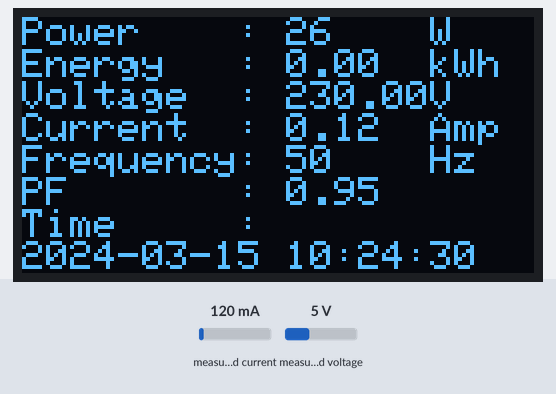
A program run on a simulated ESP32. Parts: 128×64 one-colour display. The test bench sets the inputs (shaded band); at power-on: measured current 120 mA, measured voltage 5 V. WiFi joins after 1.5 s; servers stay silent unless stated; the display library's start-up logo is not drawn; the local clock reads 2024-03-15 10:24:30 at power-on unless the program sets it; no radio packets arrive unless stated; what the program prints to the serial monitor is not drawn.

Above: at 4.8 s.
4.9 s: measured current set to 40 mA
At 6.1 s:
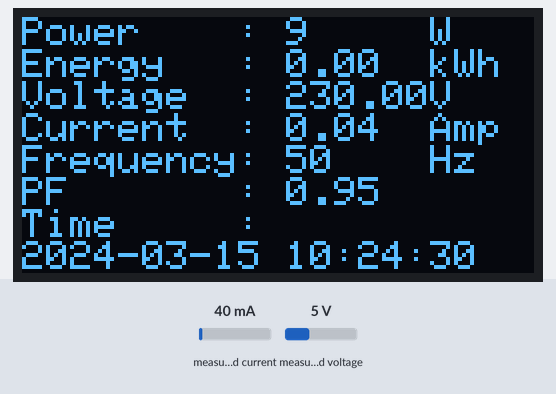
6.4 s: measured voltage set to 0.3 V
At 7.6 s:
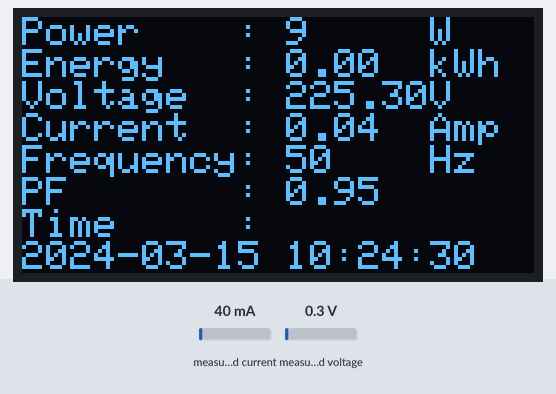
8.0 s: measured current set to 500 mA
At 8.5 s:
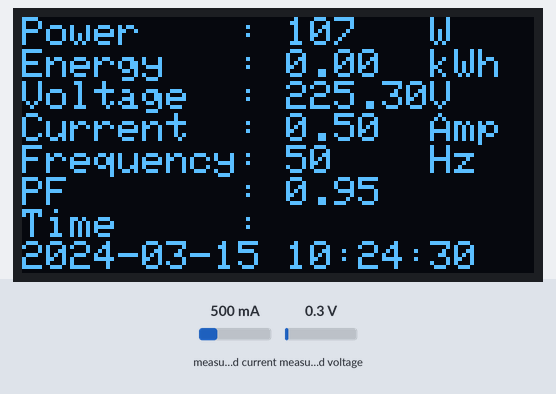
11.0 s: measured voltage set to 3.8 V
At 12.0 s:
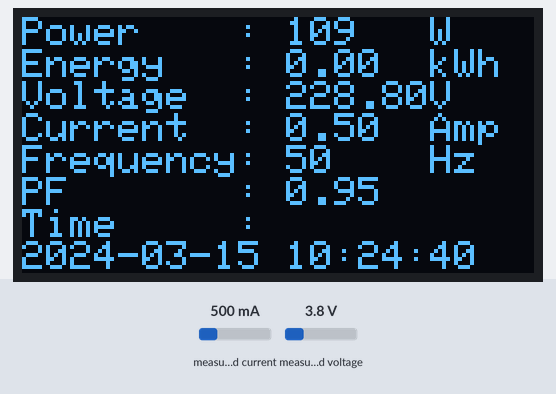
Timing chart, 0 to 13.6 s (numbered marks = the images above; inputs shaded):
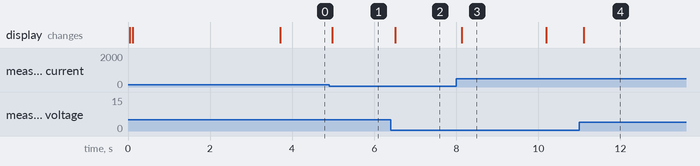

Measured:
- after the input at 4.9 s, the display: changes after 0.07 s (image 1)
- after the input at 6.4 s, the display: changes after 0.11 s (image 2)
- after the input at 8.0 s, the display: changes after 0.13 s (image 3)
- after the input at 11.0 s, the display: changes after 0.10 s (image 4)
- what the display in image 3 shows lasts 2.1 s, from 8.1 s to 10.2 s

The program:

main.cpp
```cpp
#include <Arduino.h>
#include <PZEM004Tv30.h>
#include <PubSubClient.h>
#include <WiFi.h>
#include <Wire.h>
#include <Adafruit_GFX.h>
#include <Adafruit_SH110X.h>
#include <SPI.h>
#include <LoRa.h>
#include "time.h"

// START DISPLAY PREQUISITE
#define SCREEN_WIDTH 128
#define SCREEN_HEIGHT 64

#define OLED_RESET    -1    // Reset tidak digunakan
#define SCREEN_ADDRESS 0x3C // Alamat I2C default  //   QT-PY / XIAO
Adafruit_SH1106G oled = Adafruit_SH1106G(SCREEN_WIDTH, SCREEN_HEIGHT, &Wire, OLED_RESET);


#if !defined(PZEM_RX_PIN) && !defined(PZEM_TX_PIN) && !defined(PZEM_SERIAL)
#define PZEM_SERIAL Serial2
#define PZEM_RX_PIN 16
#define PZEM_TX_PIN 17

#endif

#if defined(USE_SOFTWARE_SERIAL)
//SoftwareSerial pzemSWSerial(PZEM_RX_PIN, PZEM_TX_PIN);
//PZEM004Tv30 pzem(pzemSWSerial);

#elif defined(ESP32)
PZEM004Tv30 pzem(PZEM_SERIAL, PZEM_RX_PIN, PZEM_TX_PIN);
#else
PZEM004Tv30 pzem(PZEM_SERIAL);

#endif

#define ss 5
#define rst 14
#define dio0 2

unsigned long lastSend;
unsigned long lastOn;
int led = 2;
int counter =0;

float voltage, current, power, energy, frequency, pf, rssi;
double lora_freq = 433E6;
String chipID;
char chipIDStr[20];

const int MSG_BUFFER_SIZE = 600;
char data[MSG_BUFFER_SIZE];
const char* jsonData = "{\"devUI\":\"%s\",\"time_at_device\":\"%s\",\"frequency\":%.1f,\"data\":{"
                              "\"voltage\":%.2f,\"current\":%.2f,\"power\":%.2f,\"energy\":%.2f,"
                              "\"frequency\":%.2f,\"power_factor\":%.2f}}";

String ssid = "X282 2G";
const char* password = "itssurabaya";
const char* ntpServer = "pool.ntp.org"; // Server NTP
const long  gmtOffset_sec = 7 * 3600;   // GMT+7 untuk WIB
const int   daylightOffset_sec = 0;     // Tidak ada daylight saving di Indonesia
struct tm timeinfo;
char timeStr[20];
WiFiClient wifiClient;
PubSubClient client(wifiClient);

void LoRaSetUp();
void LoRaSend();
void ReadPzem();
void PzemMonitor();
void updateTime();
void setup_wifi();
void displayData(float power, float energy, float voltage, float current, float frequency, float pf, String time);

void setup() {
  // put your setup code here, to run once:
  Serial.begin(115200);
  LoRaSetUp();
  pinMode(led, OUTPUT);

  setup_wifi();
  /// Konfigurasi NTP
  configTime(gmtOffset_sec, daylightOffset_sec, ntpServer);
  Serial.println("Menunggu sinkronisasi waktu...");

  // Ambil waktu pertama kali
  updateTime();

  if (!oled.begin(SCREEN_ADDRESS, true)) { // Gunakan alamat I2C 0x3C dan reset internal
    Serial.println(F("SH1106 allocation failed"));
    for (;;);
  }

  oled.display();
  oled.clearDisplay();
  oled.setTextSize(2);
  oled.setTextColor(SH110X_WHITE);
  oled.setCursor(46, 16);
  oled.println("AMI");
  oled.setCursor(28, 32);
  oled.println("Module");
  oled.drawLine(0, 8, 127, 8, SH110X_WHITE);
  oled.drawLine(0, 55, 127, 55, SH110X_WHITE);
  oled.display();
  delay(3500);
}

void loop() {
  // put your main code here, to run repeatedly:
  ReadPzem();
  if (WiFi.status() != WL_CONNECTED) {
    setup_wifi();
  }
  // PzemMonitor();
  if (millis() - lastSend > 10000) {
    updateTime();
    LoRaSend();
    Serial.print("Send..");
    lastSend = millis();
  }
}

void LoRaSetUp() {
  while (!Serial);
  Serial.println("AMI Sender");

  //setup LoRa transceiver module
  LoRa.setPins(ss, rst, dio0);
  while (!LoRa.begin(lora_freq)) {
    Serial.println(".");
    delay(500);
  }
  LoRa.setSyncWord(0xF5);
  Serial.println("LoRa Initializing OK!");
}

void LoRaSend() {
  Serial.println("Sending packet: ");
  Serial.println(data);

  //Send LoRa packet to receiver
  LoRa.beginPacket();
  // LoRa.print("data : ");
  LoRa.print(data);
  LoRa.endPacket();
  counter++;

  // delay(1000);
}

void ReadPzem() {
  voltage = pzem.voltage();
  current = pzem.current();
  power = pzem.power();
  energy = pzem.energy();
  frequency = pzem.frequency();
  pf = pzem.pf();

  displayData(power, energy, voltage, current, frequency, pf, timeStr);
  // Mendapatkan MAC address
  chipID = WiFi.macAddress();
  Serial.print("Chip ID (MAC Address): ");
  Serial.println(chipID);
  strcpy(chipIDStr, chipID.c_str());  // Konversi String ke char[]  // Konversi int ke char[]

  snprintf(data, MSG_BUFFER_SIZE, jsonData, chipIDStr, timeStr, lora_freq, voltage, current, power, energy, frequency, pf);
}

void PzemMonitor() {
   Serial.println("Pzem sensor read.");
  if(isnan(voltage)){
        Serial.println("Error reading voltage");
    } else if (isnan(current)) {
        Serial.println("Error reading current");
    } else if (isnan(power)) {
        Serial.println("Error reading power");
    } else if (isnan(energy)) {
        Serial.println("Error reading energy");
    } else if (isnan(frequency)) {
        Serial.println("Error reading frequency");
    } else if (isnan(pf)) {
        Serial.println("Error reading power factor");
    } else {

        // Print the values to the Serial console
        Serial.print("Voltage: ");      Serial.print(voltage);      Serial.println("V");
        Serial.print("Current: ");      Serial.print(current);      Serial.println("A");
        Serial.print("Power: ");        Serial.print(power);        Serial.println("W");
        Serial.print("Energy: ");       Serial.print(energy,3);     Serial.println("kWh");
        Serial.print("Frequency: ");    Serial.print(frequency, 1); Serial.println("Hz");
        Serial.print("PF: ");           Serial.println(pf);
    }
    Serial.println();
}

void updateTime() {
  if (getLocalTime(&timeinfo)) {
    Serial.println("Waktu diperbarui dari NTP!");
    sprintf(timeStr, "%04d-%02d-%02d %02d:%02d:%02d",
      timeinfo.tm_year + 1900, timeinfo.tm_mon + 1, timeinfo.tm_mday,
      timeinfo.tm_hour, timeinfo.tm_min, timeinfo.tm_sec);
  } else {
    Serial.println("Gagal mendapatkan waktu dari NTP");
  }
}

void setup_wifi() {
  delay(10);
  // We start by connecting to a WiFi network
  Serial.println();
  Serial.print("Connecting to ");
  Serial.println(ssid);

  WiFi.begin(ssid.c_str(), password);

  if (WiFi.status() != WL_CONNECTED) {
    Serial.print("Wifi Not Connected");
  }

  Serial.println("");
  Serial.println("WiFi connected");
  Serial.println("IP address: ");
  Serial.println(WiFi.localIP());
}

void displayData(float power, float energy, float voltage, float current, float frequency, float pf, String time) {
  oled.clearDisplay();
  oled.setTextSize(1); // Ukuran teks normal
  oled.setTextColor(SH110X_WHITE);

  int roundedPower = isnan(power) ? 0 : round(power);
  // int roundedVoltage = isnan(voltage) ? 0 : round(voltage);
  int roundedFrequency = isnan(frequency) ? 0 : round(frequency);

  float formattedEnergy = isnan(energy) ? 0.0 : floor(energy * 100) / 100.0;
  float roundedVoltage = isnan(voltage) ? 0.0 : floor(voltage * 100) / 100.0;
  float formattedCurrent = isnan(current) ? 0.0 : floor(current * 100) / 100.0;
  float formattedPF = isnan(pf) ? 0.0 : floor(pf * 100) / 100.0;

  oled.setCursor(0, 0);
  oled.print("Power    : "); oled.print(roundedPower);
  oled.setCursor(102, 0);
  oled.println("W");

  oled.setCursor(0, 8);
  oled.print("Energy   : "); oled.print(formattedEnergy);
  oled.setCursor(102, 8);
  oled.println("kWh");

  oled.setCursor(0, 16);
  oled.print("Voltage  : "); oled.print(roundedVoltage);
  oled.setCursor(102, 16);
  oled.println("V");

  oled.setCursor(0, 24);
  oled.print("Current  : "); oled.print(formattedCurrent);
  oled.setCursor(102, 24);
  oled.println("Amp");

  oled.setCursor(0, 32);
  oled.print("Frequency: "); oled.print(roundedFrequency);
  oled.setCursor(102, 32);
  oled.println("Hz");

  oled.setCursor(0, 40);
  oled.print("PF       : "); oled.println(formattedPF);

  if (WiFi.status() != WL_CONNECTED) {
    Serial.print("Wifi Not Connected");
    oled.setCursor(0, 48);
    oled.println("Time     : "); oled.println("Wifi Not Connected");
  }else {
    oled.setCursor(0, 48);
    oled.println("Time     : "); oled.println(time);
  }

  oled.display();
}
```
